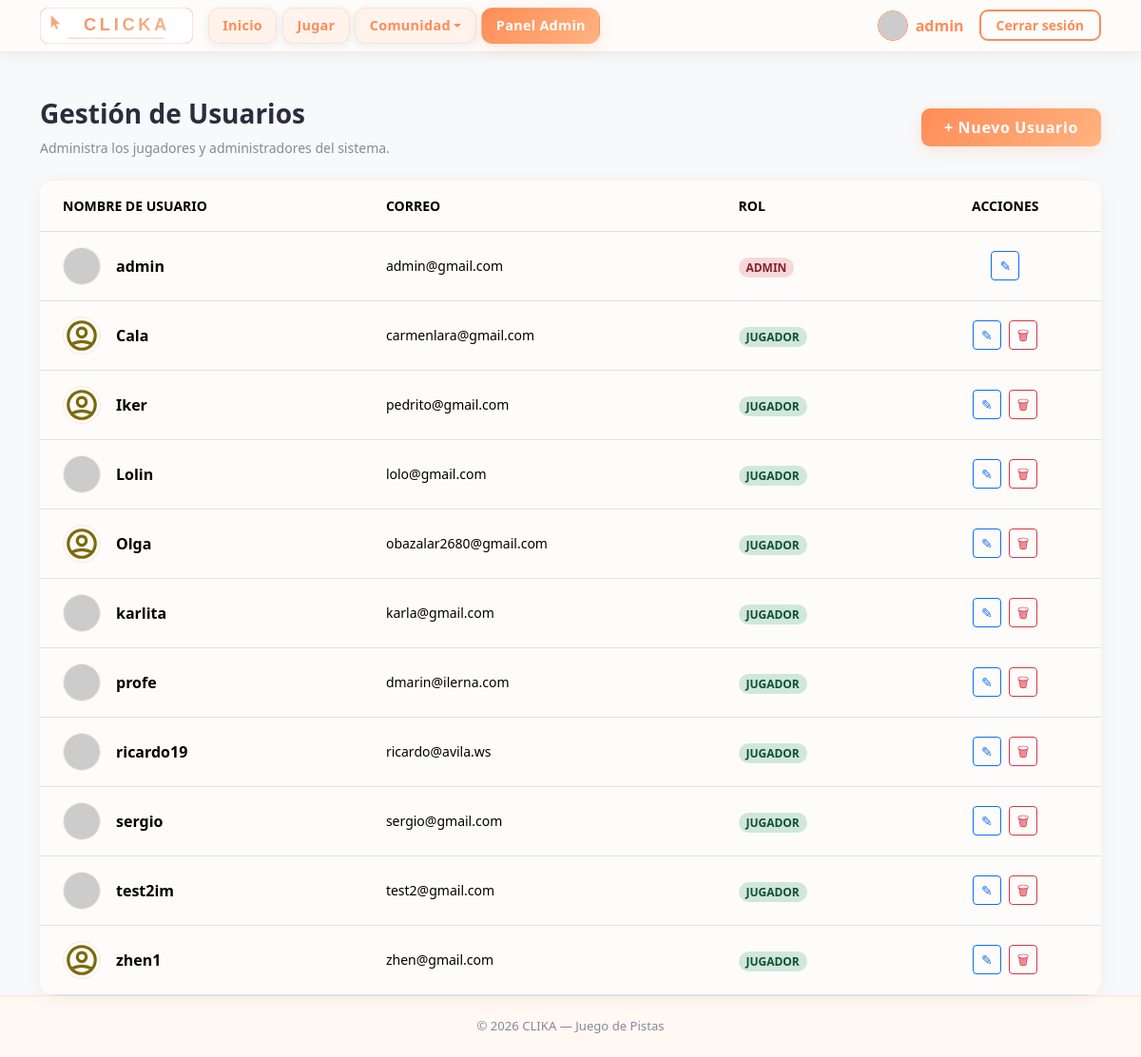
Screenshot of /pages/users.php (signed in) with the database file from the repository.
### tables this page shows
CREATE TABLE usuarios (
    id INTEGER PRIMARY KEY AUTOINCREMENT,
    username TEXT NOT NULL UNIQUE,
    password_hash TEXT NOT NULL,
    rol TEXT NOT NULL DEFAULT 'jugador',
    puntos INTEGER NOT NULL DEFAULT 0,
    created_at TEXT NOT NULL DEFAULT CURRENT_TIMESTAMP
, foto TEXT DEFAULT 'default.png', nombre_usuario TEXT NOT NULL);

### pages/users.php (the view, shortened to what this page needs)
<?php
require_once '../includes/db.php';
$results = $db->query("SELECT * FROM usuarios ORDER BY
    CASE rol WHEN 'admin' THEN 1 ELSE 2 END,
    nombre_usuario ASC");
?>
<!DOCTYPE html>
<html lang="es">
<head>
    <?php include '../includes/head.php'; ?>
</head>
<body class="bg-light">
    <?php include '../includes/menu.php'; ?>
    <main class="container mt-5">
        <div class="d-flex flex-wrap justify-content-between align-items-start align-items-md-center gap-2 mb-4">
            <div>
                <h1 class="fw-bold h3">Gestión de Usuarios</h1>
                <p class="text-muted small mb-0">Administra los jugadores y administradores del sistema.</p>
            </div>
            <a href="register.php" class="btn btn-accent px-3 px-md-4 py-2 fw-bold">
                + Nuevo Usuario
            </a>
        </div>
        <div class="card users-table-card">
            <div class="table-responsive">
                <table class="table table-hover align-middle mb-0">
                    <thead class="bg-white border-bottom">
                        <tr class="text-muted small text-uppercase fw-bold">
                            <th class="px-4 py-3">Nombre de usuario</th>
                            <th class="px-4 py-3">Correo</th>
                            <th class="px-4 py-3">Rol</th>
                            <th class="px-4 py-3 text-center">Acciones</th>
                        </tr>
                    </thead>
                    <tbody class="bg-white">
                        <?php while ($row = $results->fetchArray(SQLITE3_ASSOC)):
                            $badgeClass = ($row['rol'] === 'admin') ? 'users-badge-admin' : 'users-badge-player';
                            $photoUrl = ($row['foto'] === 'default.png' || !$row['foto'])
                                ? BASE_URL . "/assets/images/social_media/profile.svg"
                                : (str_starts_with($row['foto'], 'http') ? $row['foto'] : BASE_URL . "/storage/uploads/" . $row['foto']);
                        ?>
                            <tr>
                                <td class="px-4 py-3">
                                    <div class="d-flex align-items-center gap-3">
                                        <img src="<?php echo $photoUrl; ?>" alt="Avatar" class="users-user-img"
                                             onerror="this.src='<?php echo BASE_URL; ?>/assets/images/social_media/profile.svg'">
                                        <span class="fw-bold"><?php echo htmlspecialchars((string) ($row['nombre_usuario'] ?? '')); ?></span>
                                    </div>
                                </td>
                                <td class="px-4 py-3 small text-break">
                                    <?php echo htmlspecialchars((string) ($row['username'] ?? '')); ?>
                                </td>
                                <td class="px-4 py-3">
                                    <span class="badge <?php echo $badgeClass; ?> rounded-pill small">
                                        <?php echo strtoupper($row['rol']); ?>
                                    </span>
                                </td>
                                <td class="px-4 py-3 text-center">
                                    <div class="d-flex justify-content-center gap-2">
                                        <a href="profile.php?id=<?php echo $row['id']; ?>&return_to=users" class="btn btn-sm btn-outline-primary" title="Editar">
                                            &#9998;
                                        </a>
                                        <?php if ($row['id'] != $_SESSION['usuari_id']): ?>
                                            <button type="button"
                                                    class="btn btn-sm btn-outline-danger js-delete-user-open"
                                                    title="Eliminar"
                                                    data-bs-toggle="modal"
                                                    data-bs-target="#deleteModal"
                                                    data-delete-url="<?php echo htmlspecialchars('../processes/delete_user.proc.php?id=' . (int) $row['id'], ENT_QUOTES, 'UTF-8'); ?>">
                                                &#128465;
                                            </button>
                                        <?php endif; ?>
                                    </div>
                                </td>
                            </tr>
                        <?php endwhile; ?>
                    </tbody>
                </table>
            </div>
        </div>
    </main>
    <?php include '../includes/foot.php'; ?>

### assets/css/styles.css (style rules this page uses)
:root { --clika-bg: #FDFCFB; --clika-card-bg: #FFFFFF; --clika-surface: #FFF3EB; --clika-primary: #FF8C57; --clika-primary-hover: #F07040; --clika-accent: #FFB380; --clika-text: #2C2C3E; --clika-muted: #888899; --clika-border: rgba(255, 140, 87, 0.18); --clika-border-strong: rgba(255, 140, 87, 0.38); --clika-shadow: rgba(255, 140, 87, 0.18); --clika-shadow-dark: rgba(44, 44, 62, 0.08); --font-heading: ui-sans-serif, system-ui, -apple-system, 'Segoe UI', Roboto, 'Helvetica Neue', Arial, sans-serif; --font-body: ui-sans-serif, system-ui, -apple-system, 'Segoe UI', Roboto, 'Helvetica Neue', Arial, sans-serif; --bs-body-bg: var(--clika-bg); --bs-body-color: var(--clika-text); --bs-primary: var(--clika-primary); --bs-primary-rgb: 255, 140, 87; }
*, *::before, *::after { box-sizing: border-box; }
body { background-color: var(--clika-bg); color: var(--clika-text); font-family: var(--font-body); min-height: 100vh; display: flex; flex-direction: column; }
main { flex: 1 0 auto; }
h1, h2, h3, h4, h5, h6, .navbar-brand { font-family: var(--font-heading); }
.text-muted { color: var(--clika-muted) !important; }
.btn-accent { background: linear-gradient(135deg, var(--clika-primary), var(--clika-accent)); border: none; color: #fff; font-family: var(--font-heading); font-weight: 700; letter-spacing: .04em; border-radius: 9px; box-shadow: 0 4px 16px var(--clika-shadow); transition: transform .18s, box-shadow .18s, filter .18s; }
.users-table-card { border-radius: 15px; overflow: hidden; border: none; box-shadow: 0 4px 20px rgba(0, 0, 0, 0.05); }
.users-table-card .table { margin-bottom: 0; }
.users-user-img { width: 40px; height: 40px; object-fit: cover; border-radius: 50%; border: 1px solid var(--clika-border); }
.users-badge-admin { background-color: #f8d7da; color: #842029; }
.users-badge-player { background-color: #d1e7dd; color: #0f5132; }

### rows the page displays
usuarios: nombre_usuario "admin", username "admin@gmail.com", rol "ADMIN"
usuarios: nombre_usuario "Cala", username "carmenlara@gmail.com", rol "JUGADOR"
usuarios: nombre_usuario "Iker", username "pedrito@gmail.com", rol "JUGADOR"
usuarios: nombre_usuario "Lolin", username "lolo@gmail.com", rol "JUGADOR"
usuarios: nombre_usuario "Olga", username "obazalar2680@gmail.com", rol "JUGADOR"
usuarios: nombre_usuario "karlita", username "karla@gmail.com", rol "JUGADOR"
usuarios: nombre_usuario "profe", username "dmarin@ilerna.com", rol "JUGADOR"
usuarios: nombre_usuario "ricardo19", username "ricardo@avila.ws", rol "JUGADOR"
usuarios: nombre_usuario "sergio", username "sergio@gmail.com", rol "JUGADOR"
usuarios: nombre_usuario "test2im", username "test2@gmail.com", rol "JUGADOR"
usuarios: nombre_usuario "zhen1", username "zhen@gmail.com", rol "JUGADOR"

### other values shown
$navName "admin"
